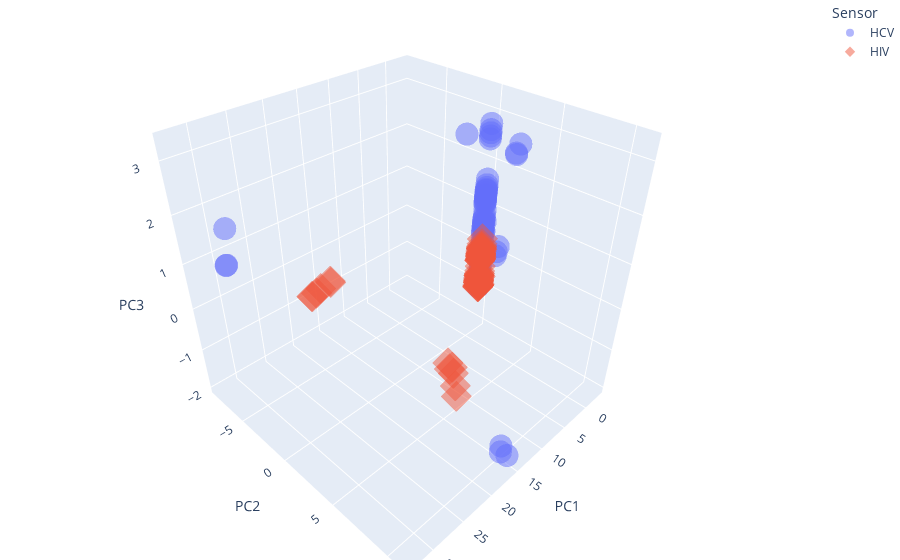

This figure's notebook cell:
### Code cell
# 4.1 Customize 3D Scatter Plot

fig = px.scatter_3d(df_scores, x='PC1', y='PC2', z='PC3', color='Sensor', symbol='Sensor', opacity=0.5)

# tight layout
fig.update_layout(margin=dict(l=0, r=0, b=0, t=0)) # left, right, bottom, top with zero margin

fig.show()

# https://plotly.com/python/templates/
# fig.update_layout(template='plotly_white')
# plotly, plotly_white, plotly_dark, ggplot2, seaborn, simple_white, none
